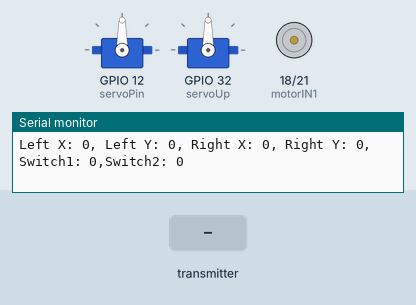
Recording of a sketch running on a simulated ESP32. Parts: 2 × servo, motor-driver pin pairs drawn as motors (green arrow = first pin HIGH = forward, orange = second pin HIGH = backward, longer = more drive), the last lines printed to the serial monitor. Inputs (shaded band) come from the test bench.

Above: at 1.2 s.
1.3 s: the transmitter starts sending left_x = 1024
At 2.0 s:
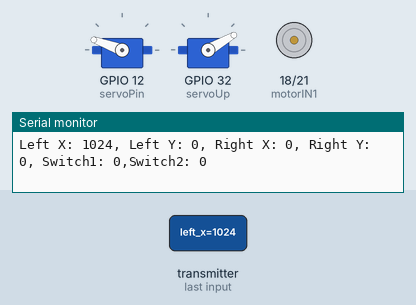
2.8 s: the transmitter starts sending right_y = 1024
At 3.8 s:
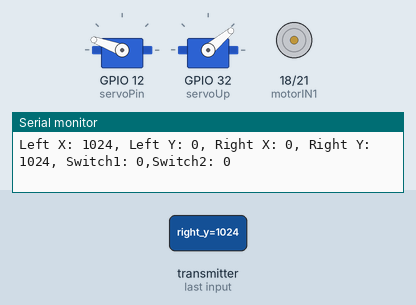
4.3 s: the transmitter starts sending switchState1 = 1
At 5.3 s:
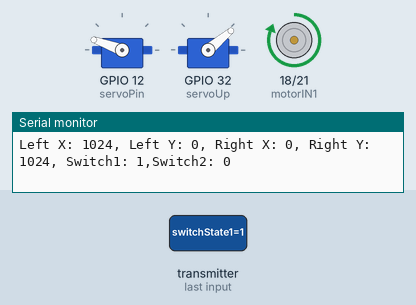
5.8 s: the transmitter starts sending switchState2 = 1
At 6.2 s:
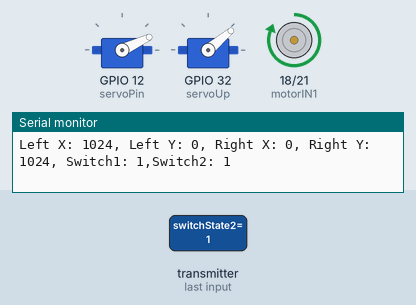
7.3 s: the transmitter starts sending right_y = 0
At 7.7 s:
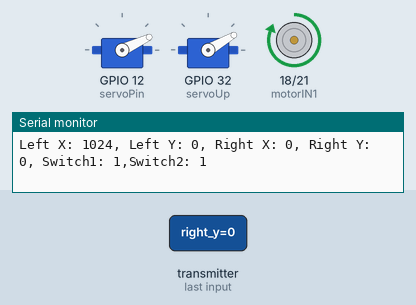
8.8 s: the transmitter starts sending switchState1 = 0
At 9.5 s:
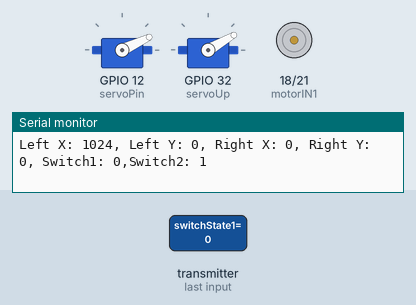
Timing chart, 0 to 11.3 s (numbered marks = the images above; inputs shaded):
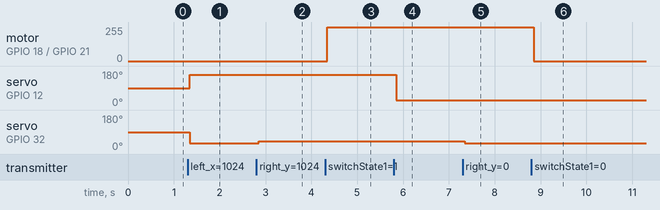

Measured:
- after the input at 1.3 s, servo on GPIO 12 (servoPin): 90° → 160° after 0.05 s; servo on GPIO 32 (servoUp): 90° → 30° after 0.05 s
- after the input at 2.8 s, servo on GPIO 32 (servoUp): 30° → 40° after 0.05 s
- after the input at 4.3 s, motor on GPIO 18 (motorIN1) / GPIO 21 (motorIN2): stopped → forward 255/255 after 0.05 s
- after the input at 5.8 s, servo on GPIO 12 (servoPin): 160° → 25° after 0.05 s
- after the input at 7.3 s, servo on GPIO 32 (servoUp): 40° → 30° after 0.05 s
- after the input at 8.8 s, motor on GPIO 18 (motorIN1) / GPIO 21 (motorIN2): forward 255/255 → stopped after 0.05 s

The sketch:

turret_control.ino
```cpp
#include <esp_now.h>
#include <WiFi.h>
#include <ESP32Servo.h>


Servo myServo;
Servo myServoUp;
int servoPin = 12;
int servoUp = 32;
const int motorIN1 = 18;  // Input 1 of the H-bridge
const int motorIN2 = 21;  // Input 2 of the H-bridge


 typedef struct {
  int left_x;
  int left_y;
  int right_x;
  int right_y;
  bool switchState1;
  bool switchState2;
} JoystickData;
JoystickData receivedData;


void onDataReceived(const uint8_t* mac, const uint8_t* data, int len) {
    memcpy(&receivedData, data, sizeof(receivedData));


 int up = map(receivedData.right_y, 0, 4095, 30, 70); // Adjust 4095 to the maximum value of your joystick

   myServoUp.write(up);


    if (receivedData.switchState1==1) {

    digitalWrite(motorIN1,HIGH);
    digitalWrite(motorIN2,LOW);


     } else{
      digitalWrite(motorIN1,LOW);
      digitalWrite(motorIN2,LOW);

      }


   if (receivedData.switchState2==1) {


    myServo.write(25);

     } else{

      myServo.write(160);
      }


  }


void setup() {
  Serial.begin(115200);
  WiFi.mode(WIFI_STA);

  if (esp_now_init() != ESP_OK) {
    Serial.println("Error initializing ESP-NOW");
    return;
  }

  esp_now_register_recv_cb(onDataReceived);

  myServo.attach(servoPin);
  myServoUp.attach(servoUp);
  pinMode(motorIN1, OUTPUT);
  pinMode(motorIN2, OUTPUT);

// set pin modes here


}

void loop() {


    Serial.printf("Left X: %d, Left Y: %d, Right X: %d, Right Y: %d, Switch1: %d,Switch2: %d\n",
                   receivedData.left_x, receivedData.left_y,
                   receivedData.right_x, receivedData.right_y,
                   receivedData.switchState1, receivedData.switchState2);
                   delay(50);


}
```
